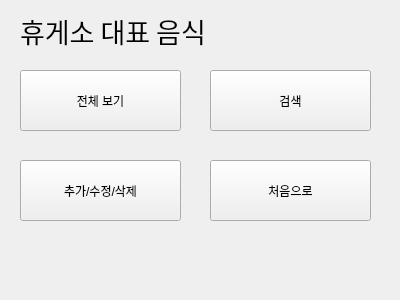
<?xml version="1.0" encoding="UTF-8"?>
<ui version="4.0">
 <class>Form_nood2</class>
 <widget class="QWidget" name="Form_nood2">
  <property name="geometry">
   <rect>
    <x>0</x>
    <y>0</y>
    <width>400</width>
    <height>300</height>
   </rect>
  </property>
  <property name="windowTitle">
   <string>Form</string>
  </property>
  <widget class="QPushButton" name="pushButton">
   <property name="geometry">
    <rect>
     <x>210</x>
     <y>160</y>
     <width>161</width>
     <height>61</height>
    </rect>
   </property>
   <property name="text">
    <string>처음으로</string>
   </property>
  </widget>
  <widget class="QPushButton" name="pushButton_4">
   <property name="geometry">
    <rect>
     <x>20</x>
     <y>160</y>
     <width>161</width>
     <height>61</height>
    </rect>
   </property>
   <property name="text">
    <string>추가/수정/삭제</string>
   </property>
  </widget>
  <widget class="QPushButton" name="pushButton_2">
   <property name="geometry">
    <rect>
     <x>20</x>
     <y>70</y>
     <width>161</width>
     <height>61</height>
    </rect>
   </property>
   <property name="text">
    <string>전체 보기</string>
   </property>
  </widget>
  <widget class="QPushButton" name="pushButton_3">
   <property name="geometry">
    <rect>
     <x>210</x>
     <y>70</y>
     <width>161</width>
     <height>61</height>
    </rect>
   </property>
   <property name="text">
    <string>검색</string>
   </property>
  </widget>
  <widget class="QLabel" name="label">
   <property name="geometry">
    <rect>
     <x>20</x>
     <y>10</y>
     <width>351</width>
     <height>41</height>
    </rect>
   </property>
   <property name="font">
    <font>
     <family>Adobe Arabic</family>
     <pointsize>20</pointsize>
    </font>
   </property>
   <property name="text">
    <string>휴게소 대표 음식</string>
   </property>
  </widget>
 </widget>
 <resources/>
 <connections>
  <connection>
   <sender>pushButton</sender>
   <signal>clicked()</signal>
   <receiver>Form_nood2</receiver>
   <slot>slot1_root()</slot>
   <hints>
    <hint type="sourcelabel">
     <x>252</x>
     <y>172</y>
    </hint>
    <hint type="destinationlabel">
     <x>267</x>
     <y>248</y>
    </hint>
   </hints>
  </connection>
  <connection>
   <sender>pushButton_2</sender>
   <signal>clicked()</signal>
   <receiver>Form_nood2</receiver>
   <slot>slot1_nood2_1()</slot>
   <hints>
    <hint type="sourcelabel">
     <x>51</x>
     <y>113</y>
    </hint>
    <hint type="destinationlabel">
     <x>82</x>
     <y>147</y>
    </hint>
   </hints>
  </connection>
  <connection>
   <sender>pushButton_3</sender>
   <signal>clicked()</signal>
   <receiver>Form_nood2</receiver>
   <slot>slot1_nood2_2()</slot>
   <hints>
    <hint type="sourcelabel">
     <x>239</x>
     <y>118</y>
    </hint>
    <hint type="destinationlabel">
     <x>278</x>
     <y>145</y>
    </hint>
   </hints>
  </connection>
  <connection>
   <sender>pushButton_4</sender>
   <signal>clicked()</signal>
   <receiver>Form_nood2</receiver>
   <slot>slot1_nood2_3()</slot>
   <hints>
    <hint type="sourcelabel">
     <x>38</x>
     <y>209</y>
    </hint>
    <hint type="destinationlabel">
     <x>76</x>
     <y>243</y>
    </hint>
   </hints>
  </connection>
 </connections>
 <slots>
  <slot>slot1_root()</slot>
  <slot>slot1_nood2_1()</slot>
  <slot>slot1_nood2_2()</slot>
  <slot>slot1_nood2_3()</slot>
 </slots>
</ui>
